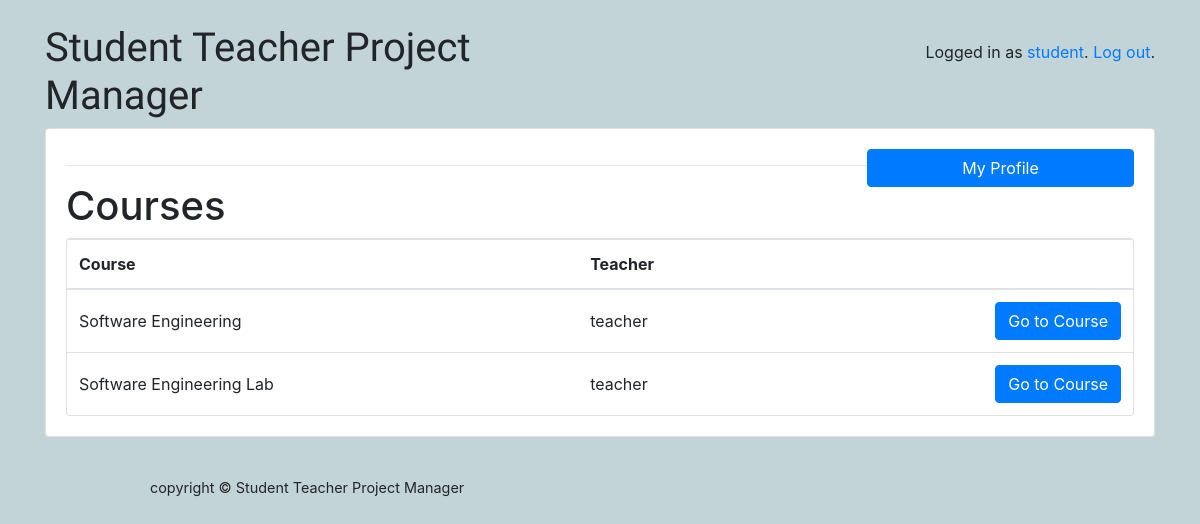
/classroom/courses/ (signed in), run on an earlier commit of the app's database.
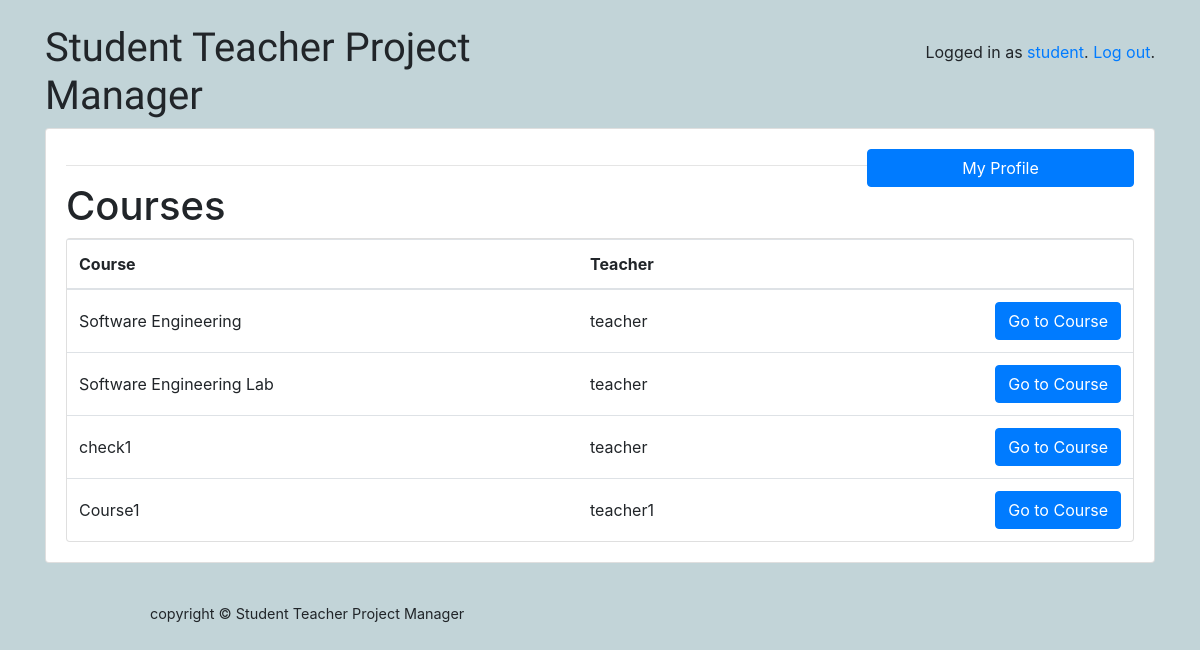
And on a later commit of the database.
### classroom/models.py (models this page shows, shortened)
class User(AbstractUser):
	is_student = models.BooleanField(default=False)
	is_teacher = models.BooleanField(default=False)
	is_reviewer = models.BooleanField(default=False)
	image = models.ImageField(upload_to =user_directory_path, default='user.png')
	phone_regex = RegexValidator(regex=r'^\+?1?\d{9,15}$')
	phone_number = models.CharField(validators=[phone_regex], max_length=17, blank=True)
	assigned_projects = models.IntegerField(default=0)

class Course(models.Model):
	owner = models.ForeignKey(User, on_delete=models.CASCADE, related_name='courses')
	name = models.CharField(max_length=500)
	classes=(
		('a', 'B. Tech'),
		('b', 'M. Tech'),
		('c', 'MCA'),
		('d',  'PhD'),
	)
	cls = models.CharField(max_length=1, choices=classes)
	sems =(
		('1',  '1'),
		('2',  '2'),
		('3',  '3'),
		('4',  '4'),
		('5', '5'),
		('6', '6'),
		('7', '7'),
		('8', '8'),
	)
	semester = models.CharField(max_length=1, choices=sems)
	deps = (
		('a', 'Department of Computer Science and Engineering'),
		('b', 'Department of Information Technology'),
		('c', 'Department of Electronics & Communication Engineering'),
		('d',  'Department of Electrical and Electronics Engineering'),
		('e', 'Department of Mechanical Engineering'),
		('f', 'Department of Civil Engineering'),
		('g', 'Department of Mathematical and Computational Sciences'),
		('h', 'Department of Mining Engineering'),
		('i', 'Department of Chemical Engineering'),
		('j', 'Department of Metallurgical and Materials Engineering'),
		('k', 'Department of Applied Mechanics and Hydraulics'),
		('l', 'Department of Physics'),
		('m', 'Department of Chemistry'),
		('n', 'Department of Placement and Training'),
		('o', 'School of Management'),
	)
	department = models.CharField(max_length=1, choices = deps)
	info = models.CharField(max_length=100000)
	project_details = models.CharField(max_length=1000000, default='')

### classroom/views/students.py (the view)
# urls.py: path('classroom/courses/', students.CourseListView.as_view(), name='student_courses'),
@method_decorator([login_required, student_required], name='dispatch')
class CourseListView(ListView):
	model=Course
	ordering = ('name', )
	template_name='classroom/students/student_courses.html'
	context_object_name='courses'
	def get_queryset(self):
		return Course.objects.all

### classroom/templates/classroom/students/student_courses.html
{% extends 'base.html' %}
{% block content %}
  <div>
	<a href = "{% url 'profile' %}" class="btn btn-primary text-center" style="float:right;width:25%;" role="button">My Profile</a>
  </div>
  <hr>
  <h1> Courses </h1>
  <div class="card">
    <table class="table mb-0">
      <thead>
        <tr>
          <th>Course</th>
          <th>Teacher</th>
		  <th></th>
        </tr>
      </thead>
      <tbody>
        {% for course in courses %}
          <tr>
            <td class="align-middle">{{ course.name }}</td>
            <td class="align-middle">{{ course.owner }}</td>
            <td class="text-right">
              <a href="{% url 'course_page' course.pk %}" class="btn btn-primary">Go to Course</a>
            </td>
          </tr>
        {% empty %}
          <tr>
            <td class="bg-light text-center font-italic" colspan="4">No courses available right now.</td>
          </tr>
        {% endfor %}
      </tbody>
    </table>
  </div>
{% endblock %}

### templates/base.html (shortened to what this page needs)
{% load static %}<!doctype html>
<html lang="en">
  <head>
    <link rel="stylesheet" href="https://maxcdn.bootstrapcdn.com/bootstrap/4.0.0/css/bootstrap.min.css">
    <link rel="stylesheet" type="text/css" href="{% static 'vendor/fontello-2f186091/css/fontello.css' %}">
    <link rel="stylesheet" type="text/css" href="{% static 'css/app.css' %}">
    {% if user.is_authenticated and user.is_teacher %}
      <link rel="stylesheet" type="text/css" href="{% static 'css/teachers.css' %}">
    {% elif user.is_authenticated and user.is_student %}
      <link rel="stylesheet" type="text/css" href="{% static 'css/students.css' %}">
	{% elif user.is_authenticated and user.is_reviewer %}
	  <link rel="stylesheet" type="text/css" href="{% static 'css/reviewers.css' %}">
    {% endif %}
  </head>
  <body >
	<div class="container my-4">
      <div class="row">
        <div class="col-xl-12 col-md-12 col-sm-12">
          <div class="row">
            <div class="col-6">
              <h1 class="logo">
                <a href="{% url 'home' %}">
                  Student Teacher Project Manager
                </a>
              </h1>
            </div>
            <div class="col-6 text-right">
              {% if user.is_authenticated %}
                <p class="pt-3">Logged in as <a href="{% url 'profile' %}">{{ user.username }}</a>. <a href="{% url 'logout' %}">Log out</a>.</p>
              {% else %}
                <a href="{% url 'login' %}" class="btn btn-primary" role="button">Log in</a>
                <a href="{% url 'signup' %}" class="btn btn-primary" role="button">Sign up</a>
              {% endif %}
            </div>
          </div>
          <div class="card mb-3">
            <div class="card-body">
              {% block content %}
              {% endblock %}
            </div>
          </div>
        </div>
      </div>
    </div>
  </body>
  <footer style="margin-left:150px;">
            copyright © Student Teacher Project Manager
  </footer>
</html>

### static/css/app.css (style rules this page uses)
.logo { font-family: 'Clicker Script', cursive; }
.logo a { color: #212529; text-decoration: none; }
footer { font-size: .9rem; }

### static/css/students.css (style rules this page uses)
body { background-color: #c2d4d8; }

What changed in the data, as far as the page shows it:
added Course: name "check1", owner "teacher"
added Course: name "Course1", owner "teacher1"
